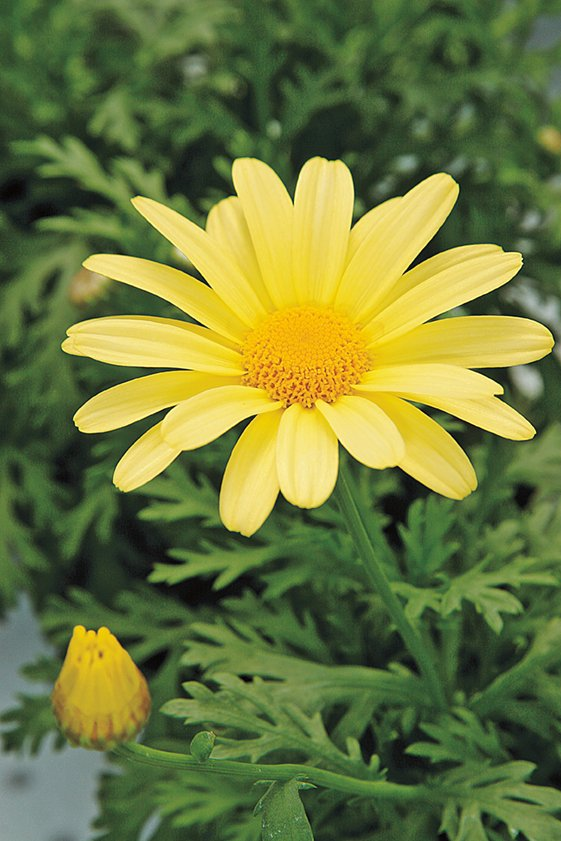
#> input picture assets/daisy.jpg, 561 x 841 px
$ python q8_image_maniputation_techniques.py
#> lines starting #> are read from the running program, lines starting #| are printed output that depends on the picture; after the words box and inside, x2 and y2 are one past the last pixel; in counts of white or black regions, pixels touching at a corner belong together
import cv2
import numpy as np
import matplotlib.pyplot as plt
from matplotlib.patches import Rectangle
import matplotlib.patches as patches

def grabcut_segmentation(image, rect, iterations=5):
    img_bgr = cv2.cvtColor(image, cv2.COLOR_RGB2BGR)
    mask = np.zeros(img_bgr.shape[:2], np.uint8)

    bgd_model = np.zeros((1, 65), np.float64)
    fgd_model = np.zeros((1, 65), np.float64)

    cv2.grabCut(img_bgr, mask, rect, bgd_model, fgd_model, iterations, cv2.GC_INIT_WITH_RECT)

    mask2 = np.where((mask == 2) | (mask == 0), 0, 1).astype('uint8')
    kernel = np.ones((3, 3), np.uint8)
    mask2 = cv2.morphologyEx(mask2, cv2.MORPH_CLOSE, kernel)
    mask2 = cv2.morphologyEx(mask2, cv2.MORPH_OPEN, kernel)

    foreground = image * mask2[:, :, np.newaxis]
    background_mask = 1 - mask2
    background = image * background_mask[:, :, np.newaxis]
    return mask2, foreground, background, rect

def create_enhanced_image(original, mask, blur_strength=15):
    if blur_strength % 2 == 0:
        blur_strength += 1

    blurred = cv2.GaussianBlur(original, (blur_strength, blur_strength), 0)
    enhanced = np.zeros_like(original)
    enhanced[mask == 1] = original[mask == 1]
    enhanced[mask == 0] = blurred[mask == 0]

    blurred_bg = np.zeros_like(original)
    blurred_bg[mask == 0] = blurred[mask == 0]
    return enhanced, blurred_bg

def interactive_grabcut(image, rect):
    img_bgr = cv2.cvtColor(image, cv2.COLOR_RGB2BGR)

    mask = np.zeros(img_bgr.shape[:2], np.uint8)
    bgd_model = np.zeros((1, 65), np.float64)
    fgd_model = np.zeros((1, 65), np.float64)

    cv2.grabCut(img_bgr, mask, rect, bgd_model, fgd_model, 5, cv2.GC_INIT_WITH_RECT)
    cv2.grabCut(img_bgr, mask, rect, bgd_model, fgd_model, 3, cv2.GC_EVAL)

    final_mask = np.where((mask == 2) | (mask == 0), 0, 1).astype('uint8')
    kernel_close = np.ones((5, 5), np.uint8)
    kernel_open = np.ones((3, 3), np.uint8)

    final_mask = cv2.morphologyEx(final_mask, cv2.MORPH_CLOSE, kernel_close)
    final_mask = cv2.morphologyEx(final_mask, cv2.MORPH_OPEN, kernel_open)
    return final_mask

image_path = 'assets/daisy.jpg'
flower_img = cv2.imread(image_path)
#> flower_img is the input picture: shape (841, 561, 3); mean B, G, R 60.7, 120.3, 108.5
flower_img = cv2.cvtColor(flower_img, cv2.COLOR_BGR2RGB)
h, w = flower_img.shape[:2]
initial_rect = (w//4, h//4, w//2, h//2)

mask, foreground, background, rect_used = grabcut_segmentation(flower_img, initial_rect, iterations=8)
#> in grabcut_segmentation, `foreground = image * mask2[:, :, np.newaxis]`:
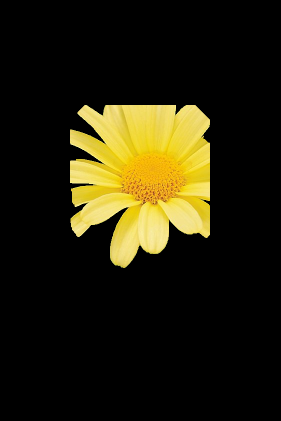
#> foreground: shape (841, 561, 3) (shown at 1/2 size); mean R, G, B 35.4, 31.1, 10.7
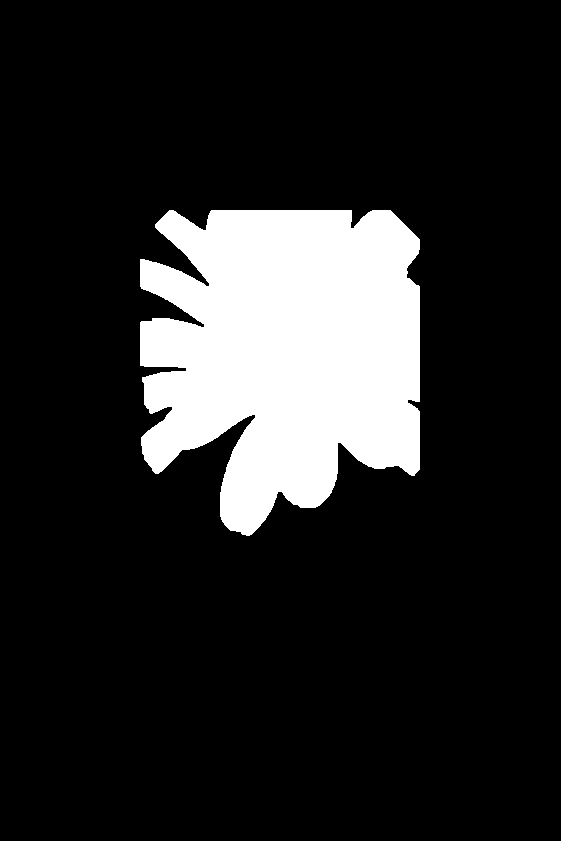
#> mask: shape (841, 561); values 0 (black) and 1 (white), 14.9% white; 1 white region, box (x1, y1, x2, y2) and area: (140, 210, 420, 536) 70182
#> rect_used = (140, 210, 280, 420)
refined_mask = interactive_grabcut(flower_img, rect_used)
#> refined_mask: shape (841, 561); values 0 (black) and 1 (white), 15.1% white; 1 white region, box (x1, y1, x2, y2) and area: (140, 210, 420, 536) 71420
refined_foreground = flower_img * refined_mask[:, :, np.newaxis]
refined_background = flower_img * (1 - refined_mask)[:, :, np.newaxis]
enhanced_img, blurred_bg_only = create_enhanced_image(flower_img, refined_mask, blur_strength=21)
#> in create_enhanced_image, `blurred = cv2.GaussianBlur(original, (blur_strength, blur_strength), 0)`:
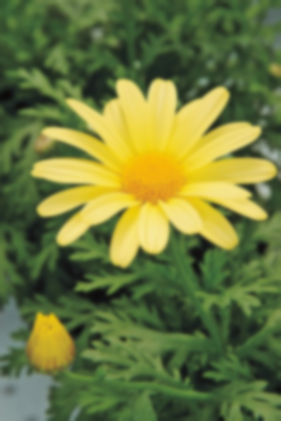
#> blurred: shape (841, 561, 3) (shown at 1/2 size); mean R, G, B 108.5, 120.3, 60.7
#> in create_enhanced_image, `blurred_bg[mask == 0] = blurred[mask == 0]`:
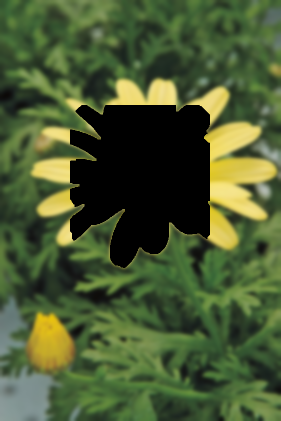
#> blurred_bg: shape (841, 561, 3) (shown at 1/2 size); mean R, G, B 73.1, 89.1, 49.9

fig, axes = plt.subplots(3, 4, figsize=(20, 15))
axes[0, 0].imshow(flower_img)
axes[0, 0].set_title('Original image')
axes[0, 0].axis('off')

rect_patch = Rectangle((rect_used[0], rect_used[1]), rect_used[2], rect_used[3],
                      linewidth=2, edgecolor='red', facecolor='none')
axes[0, 0].add_patch(rect_patch)
axes[0, 1].imshow(mask, cmap='gray')
axes[0, 1].set_title('Initial grabCut mask')
axes[0, 1].axis('off')
axes[0, 2].imshow(refined_mask, cmap='gray')
axes[0, 2].set_title('Refined segmentation mask')
axes[0, 2].axis('off')
axes[0, 3].imshow(refined_foreground)
axes[0, 3].set_title('Extracted foreground')
axes[0, 3].axis('off')

axes[1, 0].imshow(refined_background)
axes[1, 0].set_title('Extracted background')
axes[1, 0].axis('off')
axes[1, 1].imshow(flower_img)
axes[1, 1].set_title('Original image')
axes[1, 1].axis('off')
axes[1, 2].imshow(enhanced_img)
axes[1, 2].set_title('Enhanced image blurred background')
axes[1, 2].axis('off')
axes[1, 3].imshow(blurred_bg_only)
axes[1, 3].set_title('Blurred background only')
axes[1, 3].axis('off')

edge_mask = cv2.Canny((refined_mask * 255).astype(np.uint8), 50, 150)
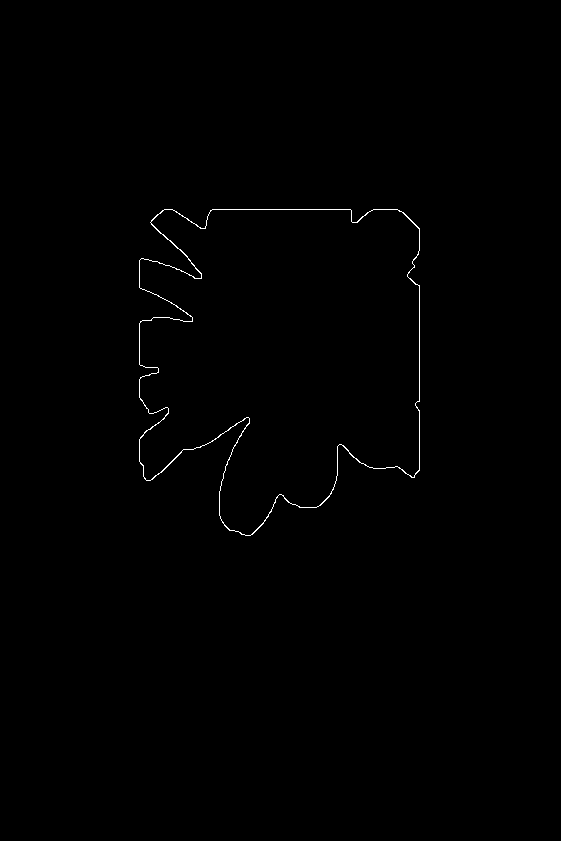
#> edge_mask: shape (841, 561); 0.37% white in thin lines or dots, all inside (x1, y1, x2, y2) = (139, 209, 420, 536)
edge_region = np.zeros_like(flower_img)
edge_pixels = np.where(edge_mask > 0)
#> edge_pixels = 1736 positions, rows 209 to 535, columns 139 to 419

dilated_edge = cv2.dilate(edge_mask, np.ones((15, 15), np.uint8), iterations=1)
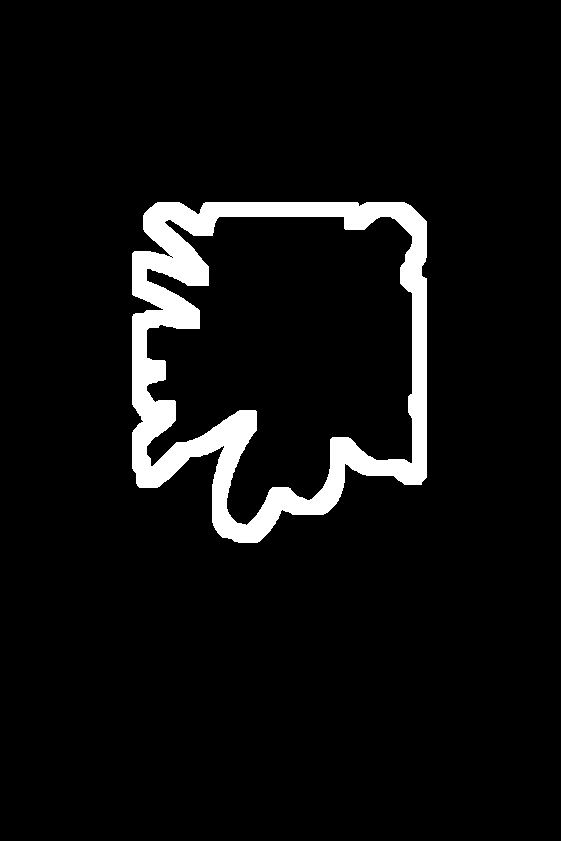
#> dilated_edge: shape (841, 561); 5.9% white; 1 white region, box (x1, y1, x2, y2) and area: (132, 202, 427, 543) 27804
edge_analysis_region = np.where(dilated_edge > 0)
#> edge_analysis_region = 27804 positions, rows 202 to 542, columns 132 to 426

axes[2, 0].imshow(edge_mask, cmap='gray')
axes[2, 0].set_title('Edge detection boundary')
axes[2, 0].axis('off')
axes[2, 1].imshow(flower_img[100:300, 100:300])
axes[2, 1].set_title('Original cropped')
axes[2, 1].axis('off')
axes[2, 2].imshow(enhanced_img[100:300, 100:300])
axes[2, 2].set_title('Enhanced cropped')
axes[2, 2].axis('off')

plt.tight_layout()
plt.show()
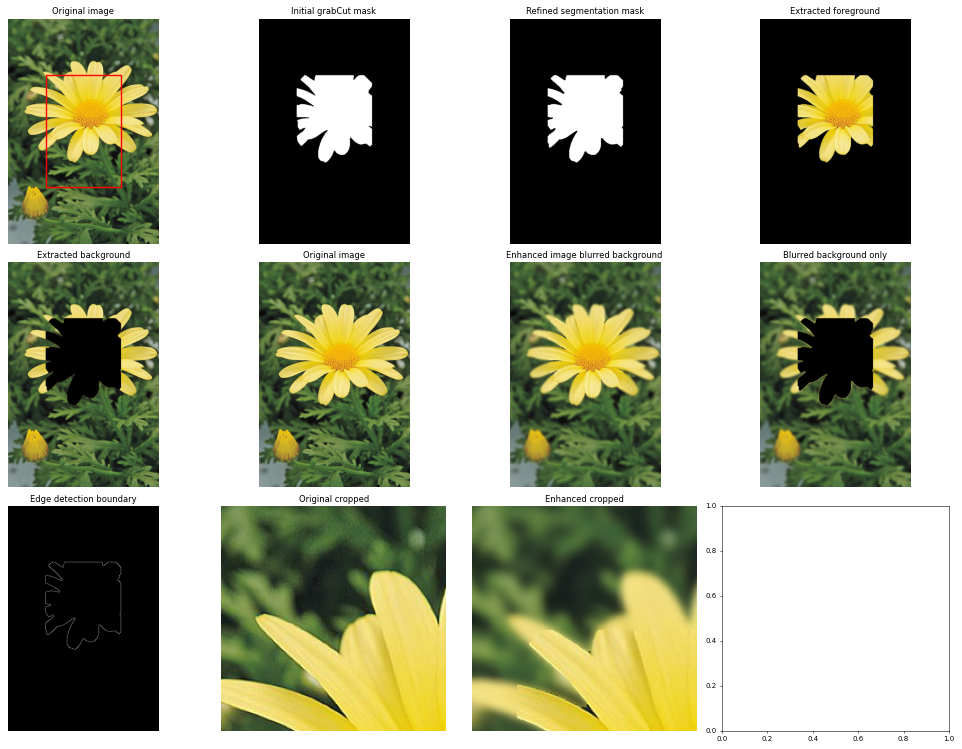
#> figure drawn by matplotlib, 11 panels

$ run again, with assets/emma.jpg copied over assets/daisy.jpg
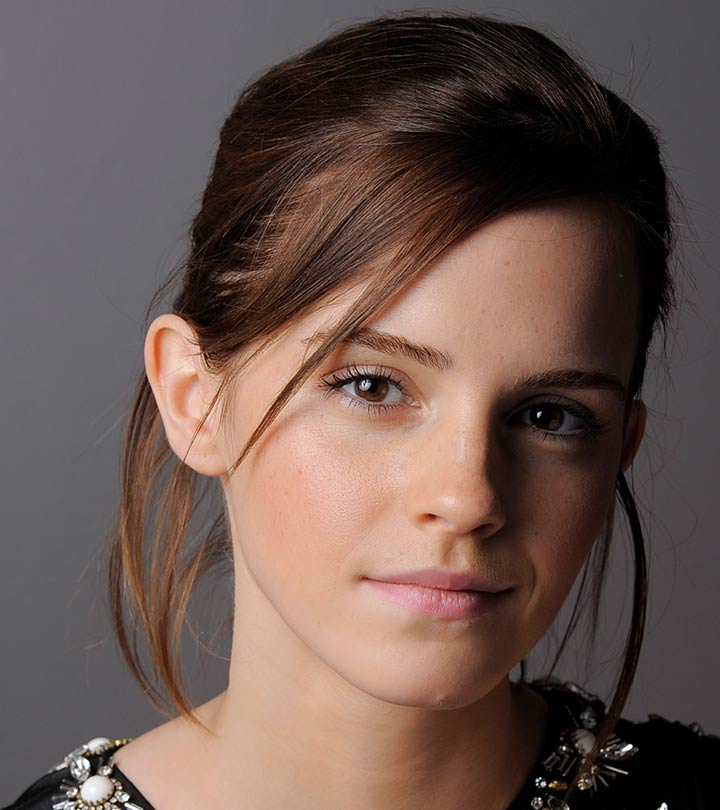
#> input picture assets/emma.jpg, 720 x 810 px
#> flower_img is the input picture: shape (810, 720, 3); mean B, G, R 80.1, 87.4, 106.8
#> `mask, foreground, background, rect_used = grabcut_segmentation(flower_..`:
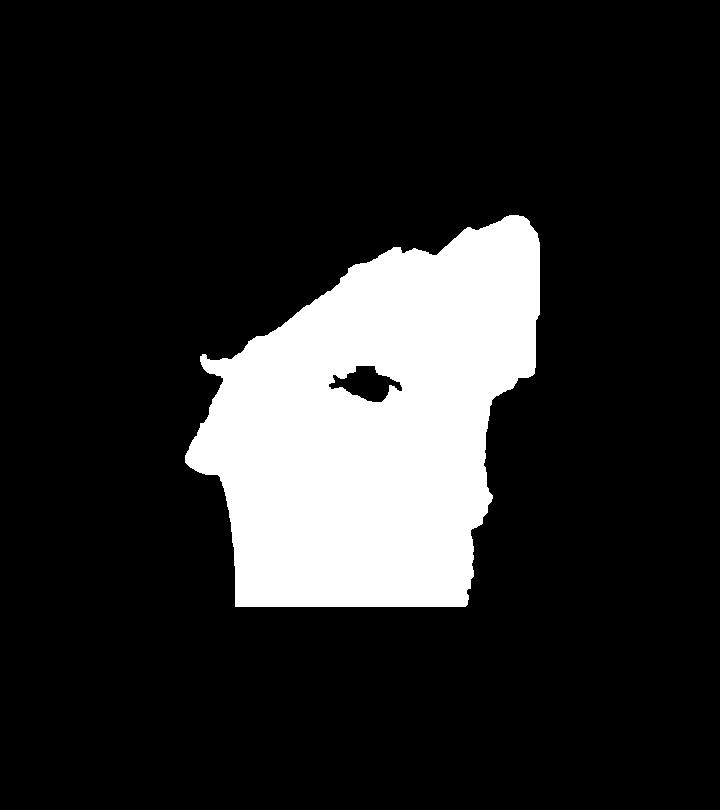
#> mask: shape (810, 720); values 0 (black) and 1 (white), 15.9% white; 1 white region, box (x1, y1, x2, y2) and area: (185, 215, 540, 607) 93012
#> rect_used = (180, 202, 360, 405)
#> refined_mask: shape (810, 720); values 0 (black) and 1 (white), 15.7% white; 1 white region, box (x1, y1, x2, y2) and area: (185, 223, 536, 607) 91313
#> edge_mask: shape (810, 720); 0.27% white in thin lines or dots, all inside (x1, y1, x2, y2) = (184, 222, 536, 607)
#> edge_pixels = 1560 positions, rows 222 to 606, columns 184 to 535
#> `dilated_edge = cv2.dilate(edge_mask, np.ones((15, 15), np.uint8), iter..`:
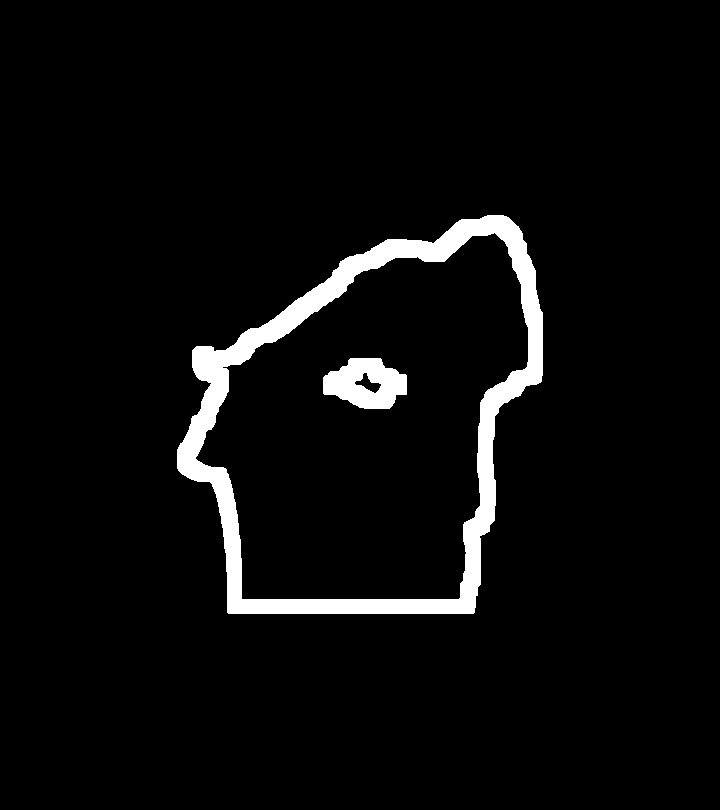
#> dilated_edge: shape (810, 720); 4.5% white; 2 white regions, box (x1, y1, x2, y2) and area: (177, 215, 543, 614) 23056, (323, 358, 407, 409) 2915
#> edge_analysis_region = 25971 positions, rows 215 to 613, columns 177 to 542

$ run again, with assets/highlights_and_shadows.jpg copied over assets/daisy.jpg
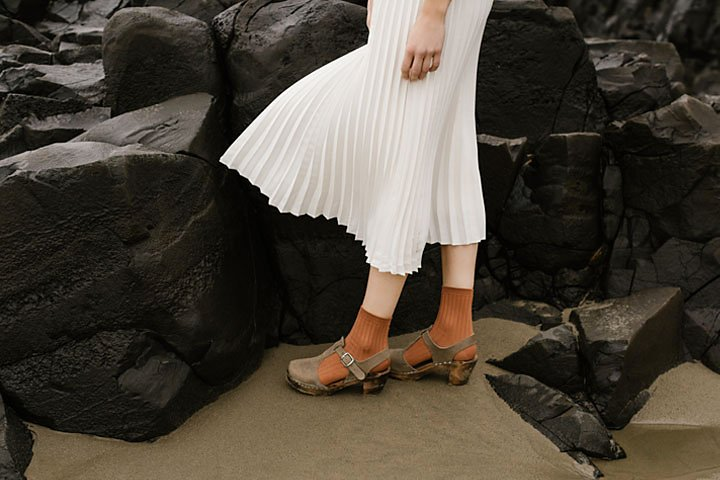
#> input picture assets/highlights_and_shadows.jpg, 720 x 480 px
#> flower_img is the input picture: shape (480, 720, 3); mean B, G, R 58.1, 68.6, 75.7
#> `mask, foreground, background, rect_used = grabcut_segmentation(flower_..`:
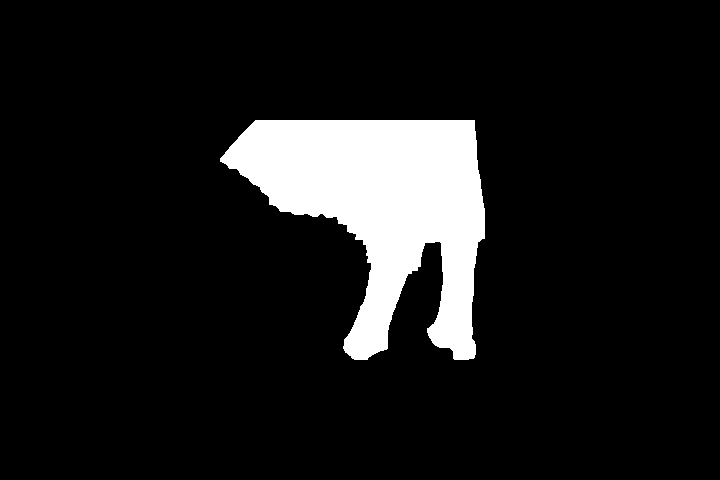
#> mask: shape (480, 720); values 0 (black) and 1 (white), 10% white; 1 white region, box (x1, y1, x2, y2) and area: (220, 120, 485, 360) 34627
#> rect_used = (180, 120, 360, 240)
#> refined_mask: shape (480, 720); values 0 (black) and 1 (white), 10% white; 1 white region, box (x1, y1, x2, y2) and area: (220, 120, 485, 360) 34668
#> edge_mask: shape (480, 720); 0.34% white in thin lines or dots, all inside (x1, y1, x2, y2) = (219, 119, 485, 360)
#> edge_pixels = 1177 positions, rows 119 to 359, columns 219 to 484
#> `dilated_edge = cv2.dilate(edge_mask, np.ones((15, 15), np.uint8), iter..`:
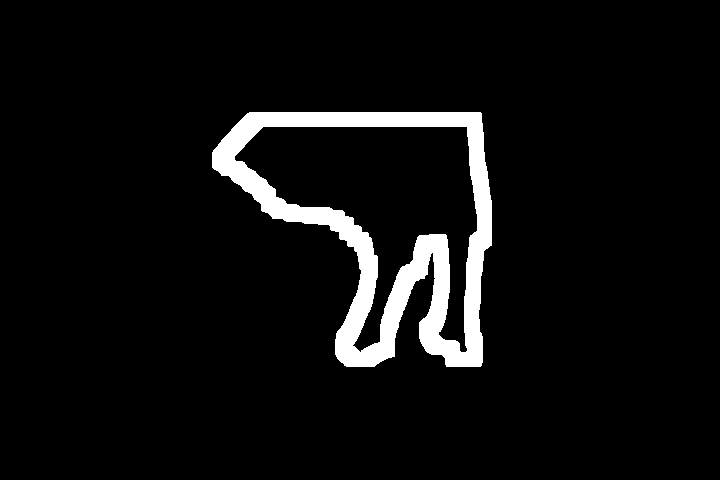
#> dilated_edge: shape (480, 720); 5.8% white; 1 white region, box (x1, y1, x2, y2) and area: (212, 112, 492, 367) 19877
#> edge_analysis_region = 19877 positions, rows 112 to 366, columns 212 to 491
